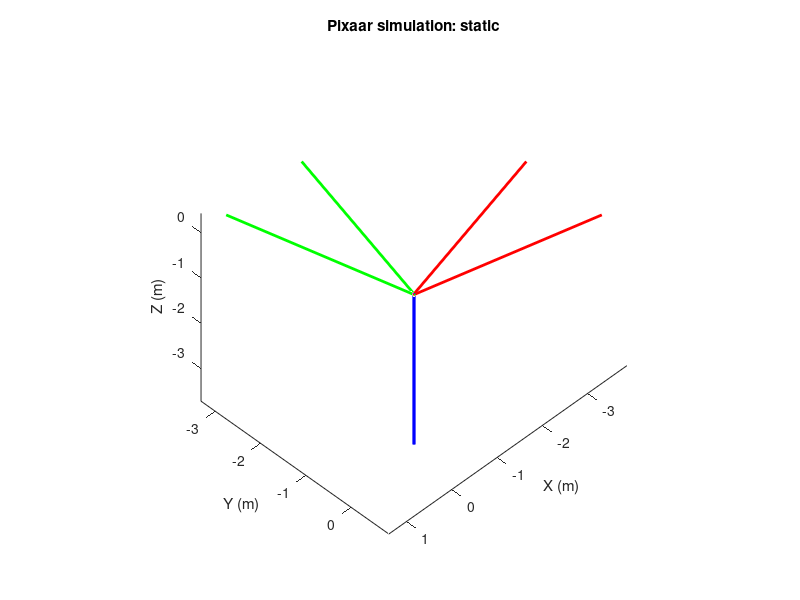

This figure's MATLAB source: (Note: this script raises an error after producing the figure.)
function [results] = sim_static()

close all;
clc;

disp('Kinematics test')

% MACROS
zero_vec = [0;0;0];

% LINKS DEFINITION (1 joint per)
% 1) link 0 (worl to foot)
foot_l = 0.10;
foot_w = 0.06;
foot_h = 0.02;
foot_dim = [foot_l; foot_w; foot_h];
foot_w_to_com = [0; 0; foot_h/2]; % move up so the foot is on the ground

% 2) invisiblelink(invl) 1 (foot to j1)
invl_l = 0.02;
invl_w = 0.01;
invl_h = 0.01;
invl1_dim = [invl_l; invl_w; invl_h];
invl1_prev_to_com = [-foot_l/3; 0; foot_h];

% 3) invisiblelink(invl) 2 (j1 to j2)
invl2_dim = [invl_w; invl_l; invl_h];
invl2_prev_to_com = [-invl_w; 0; invl_w];

% 4) leg 1 (j2 to leg1)
leg1_l = 0.15;
leg1_w = 0.01;
leg1_h = 0.01;
leg1_dim = [leg1_l; leg1_w; leg1_h];
leg1_prev_to_com = [-leg1_l/2; 0; 0]; % p_ (position vector pointing from j2 to COM)

% 5) invisiblelink(invl) 3 (leg1 to j3)
invl3_dim = [invl_w; invl_l; invl_h];
invl3_prev_to_com = [-leg1_l/2; 0; 0];

% 6) leg 2 (j3 to leg2)
leg2_l = 0.15;
leg2_w = 0.01;
leg2_h = 0.01;
leg2_dim = [leg2_l; leg2_w; leg2_h];
leg2_prev_to_com = [-leg2_l/2; 0; 0];

% 7) invisiblelink(invl) 4 (leg2 to j4)
invl4_dim = [invl_w; invl_l; invl_h];
invl4_prev_to_com = [-leg2_l/2; 0; 0];

% 8) invisiblelink(invl) 5 (j4 to j5)
invl5_dim = [invl_l; invl_w; invl_h];
invl5_prev_to_com = [-invl_w; 0; 0];

% 9) invisiblelink(invl) 6 (j5 to j6)
invl6_dim = [invl_w; invl_h; invl_l];
invl6_prev_to_com = [0; 0; invl_h/2+invl_l/2];

% 10) head (j6 to head)
head_l = 0.10;
head_w = 0.05;
head_h = 0.05;
head_dim = [head_l; head_w; head_h];
head_prev_to_com = [head_l/3; 0; head_h/2+invl_h/2];

% Define neutral
q1_ = 0;
q2_ = 0.1;
q3_ = pi-2*q2_;
q4_ = q2_-pi/2;
q5_ = 0;
q6_ = 0;
q_ = [q1_;q2_;q3_;q4_;q5_; q6_];

% Define configuration
q1 = 0;
q2 = 0.2;
q3 = pi-2*q2;
q4 = q2-pi/2;
q5 = 0;
q6 = 0;
q = [q1; q2; q3; q4; q5; q6];

% Plot 3D
show_plot = 1;
if(show_plot)
    figure()
    hold on
    xlabel("X (m)");
    ylabel("Y (m)");
    zlabel("Z (m)");
    title("Pixaar simulation: static");
    axis equal;
    view (135,45);
    % cp = constantplane("z", 0);
    % cp.FaceColor = "#7CFC00";

    % world frame
    quiver3(0,0,0,1,0,0, 0.02, 'r', "MaxHeadSize", 100, 'LineWidth', 2);
    quiver3(0,0,0,0,1,0, 0.02, 'g', "MaxHeadSize", 100, 'LineWidth', 2);
    quiver3(0,0,0,0,0,1, 0.02, 'b', "MaxHeadSize", 100, 'LineWidth', 2);
    
    vecsize_fix_joint = 0.01;
    % plot foot
    T_foot = Tx(0, foot_w_to_com); % fixed joint w to foot
    handle_foot = plot_box_3d(T_foot, foot_dim);

    % invl1
    T_invl1 = T_foot * Tx(0, invl1_prev_to_com); % fixed joint foot to j1
    handle_invl1 = plot_box_3d(T_invl1, invl1_dim);

    % invl2
    T_invl2 = T_invl1 * Tx(q(1), invl2_prev_to_com); % revolute j1 to j2
    handle_invl2 = plot_box_3d(T_invl2, invl2_dim);

    % leg1
    T_leg1 = T_invl2 * Ty(q(2), leg1_prev_to_com); % revolute j2 to leg1
    handle_leg1 = plot_box_3d(T_leg1, leg1_dim);

    % invl3
    T_invl3 = T_leg1 * Ty(0, invl3_prev_to_com); % fixed leg1 to j3
    handle_invl3 = plot_box_3d(T_invl3, invl3_dim);

    % leg2
    T_leg2 = T_invl3 * Ty(q(3), leg2_prev_to_com); % revolute j3 to leg2
    handle_leg2 = plot_box_3d(T_leg2, leg2_dim);

    % invl4
    T_invl4 = T_leg2 * Tx(0, invl4_prev_to_com); % fixed leg2 to j4
    handle_invl4 = plot_box_3d(T_invl4, invl4_dim);

    % invl5
    T_invl5 = T_invl4 * Ty(q(4), invl5_prev_to_com) * Ty(-pi/2, zero_vec); % revolute j4 to j5 flip frame to match foot
    handle_invl5 = plot_box_3d(T_invl5, invl5_dim);
    
    % invl6
    T_invl6 = T_invl5 * Tx(q(5), invl6_prev_to_com); % fixed j5 to j6
    handle_invl6 = plot_box_3d(T_invl6, invl6_dim);

    % head
    T_head = T_invl6 * Tz(q(6), head_prev_to_com); % revolute j6 to head
    handle_head = plot_box_3d(T_head, head_dim);
end

end